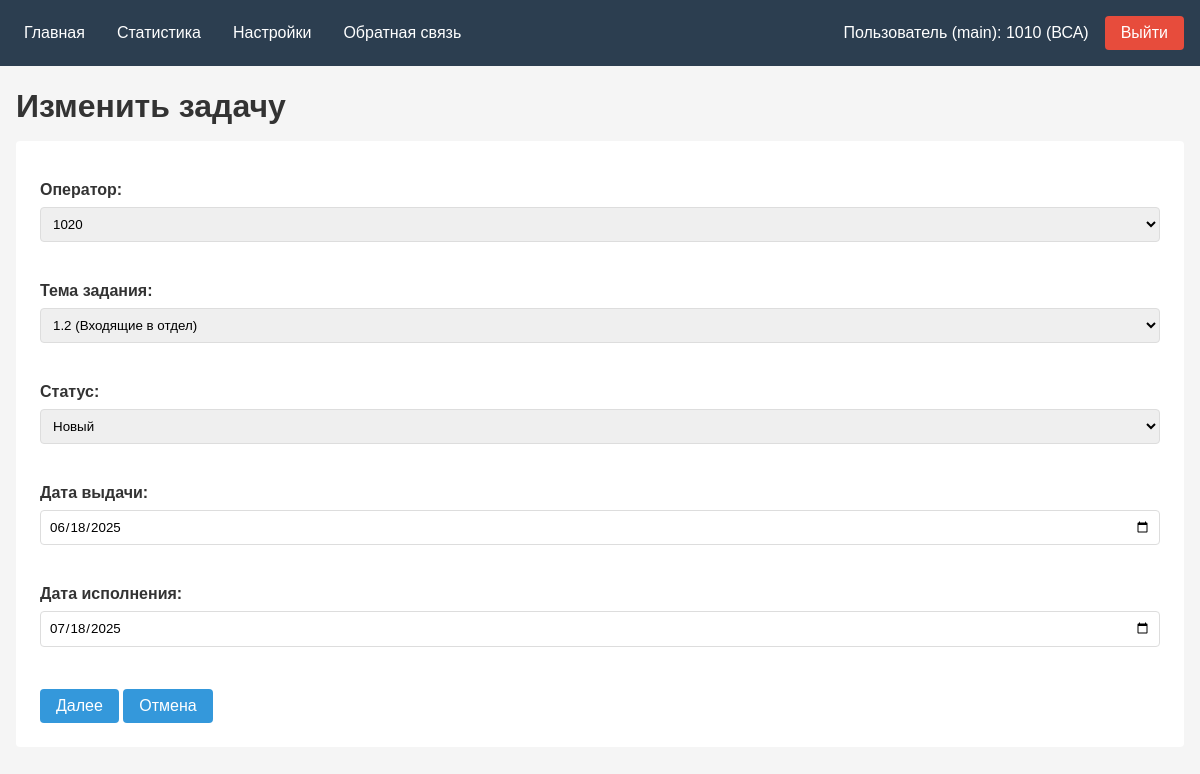
Screenshot of /tasker/task/2/edit/ (signed in) with the database file from the repository.
### tasker/models.py (models this page shows, shortened)
class Tasks(models.Model):
    user = models.ForeignKey(CustomUser, on_delete=models.PROTECT)
    subject = models.ForeignKey(TaskSubjects, on_delete=models.PROTECT)
    status = models.ForeignKey(TaskStatus, on_delete=models.PROTECT, default=get_default_status)
    start_date = models.DateField()
    end_date = models.DateField()
    persons = models.ManyToManyField(Persons)
    phoneNumbers = models.ManyToManyField(PhoneNumbers)
    accounts = models.ManyToManyField(InternetAccounts)
    emails = models.ManyToManyField(Emails)

class TaskStatus(models.Model):
    status = models.CharField()
    def __str__(self):
        return self.status

### tasker/myviews/tasks.py (the view)
# urls.py: path("<int:id>/edit/", tasks.edit, name='edit'),
@in_group('main')
def edit(request, id):
    task = get_object_or_404(Tasks, id=id)
    if request.method == 'POST':
        form = TaskForm(request.POST, instance=task)
        if form.is_valid():
            form.save()
            return redirect('list')
    else:
        form = TaskForm(instance=task)
    return render(request, 'tasks/form.html', {'form': form, 'title': 'Изменить задачу'})

### tasker/models.py (called while the page is built)
    def __str__(self):
        return f"{self.synonym} ({self.name})"

### tasker/templates/tasks/form.html (shortened to what this page needs)
{% extends "menu.html" %}
{% block content %}
<div class="header-container">
    <h1>{{ title }}</h1>
</div>
<form method="post">
    {{ form.as_p }}
    <button type="submit" class="details-btn">Далее</button>
    <a href="../" class="back-btn">Отмена</a>
</form>
{% endblock content %}

### tasker/templates/menu.html (shortened to what this page needs)
<!DOCTYPE html>
{% load static %}
<html lang="ru">
<head>
    <link rel="stylesheet" href="{% static 'css/styles.css' %}" />
</head>
<body>
    {% if user.is_authenticated %}
    <nav>
        <div class="nav-left">
            <a href="/tasker" class="{% if active_tab == 'index' %}active{% endif %}">Главная</a>
            {% if request.user.groups.all.0.name == 'main' %}
            <a href="/tasker/stats" class="{% if active_tab == 'stats' %}active{% endif %}">Статистика</a>
            <a href="/tasker/settings" class="{% if active_tab == 'settings' %}active{% endif %}">Настройки</a>
            {% endif %}
            <a href="/tasker/feedback" class="{% if active_tab == 'feedback' %}active{% endif %}">Обратная связь</a>
        </div>
        <div class="nav-right">
            <span class="user-info">Пользователь{% if request.user.groups.all.0.name == 'main' %} (main){% endif %}: {{ user.username }} ({{ user.first_name }})</span>
            <form action="{% url 'logout' %}" method="post" style="display: inline;">
                <button type="submit" class="logout-btn">Выйти</button>
            </form>
        </div>
    </nav>
    <div class="container">
        {% block content%}Контент{% endblock content %}
    </div>
    {% endif %}
</body>
</html>

### tasker/static/css/styles.css (style rules this page uses)
* { margin: 0; padding: 0; box-sizing: border-box; font-family: Arial, sans-serif; }
body { background-color: #f5f5f5; color: #333; }
nav { background: #2c3e50; display: flex; justify-content: space-between; padding: 1rem; }
.nav-left, .nav-right { display: flex; align-items: center; }
nav a { color: white; text-decoration: none; margin-right: 1rem; padding: 0.5rem; }
.nav-right form { margin: 0; padding: 0; border: none; background: none; }
.nav-right form button { margin: 0; padding: 0.5rem 1rem; border: none; background: #e74c3c; color: white; border-radius: 4px; cursor: pointer; font: inherit; }
.user-info { color: white; margin-right: 1rem; }
.logout-btn { background: #e74c3c; color: white; border: none; padding: 0.5rem 1rem; border-radius: 4px; cursor: pointer; }
.container { max-width: 1200px; margin-top: 6px; margin: 6px auto 0; padding: 0 1rem; }
.header-container { display: flex; justify-content: space-between; margin-top: 0rem; align-items: center; margin-bottom: 0px; }
h1 { margin-top: 1rem; margin-bottom: 1rem; }
button, .details-btn, .back-btn { background: #3498db; color: white; border: none; padding: 0.5rem 1rem; margin-top: 2px; border-radius: 4px; cursor: pointer; justify-content: center; align-items: center; text-decoration: none; display: inline-block; font-family: inherit; font-size: inherit; }
form { background: white; padding: 1.5rem; border-radius: 4px; }
label { display: block; margin: 1rem 0 0.5rem; }
input, select, textarea { width: 100%; padding: 0.5rem; border: 1px solid #ddd; border-radius: 4px; margin-bottom: 1rem; }
.form-control { width: 100%; padding: 0.5rem; margin-bottom: 1rem; border: 1px solid #ddd; border-radius: 4px; }
form p { margin-bottom: 1.5rem; }
form label { display: block; margin-bottom: 0.5rem; font-weight: bold; }

### rows the page displays
Tasks: user "1020", subject "1.2 (Входящие в отдел)", start_date "06/18/2025", end_date "07/18/2025"
TaskStatus: status "Новый"

### other values shown
{{ user.username }} "1010"
{{ user.first_name }} "ВСА"
{{ title }} "Изменить задачу"
